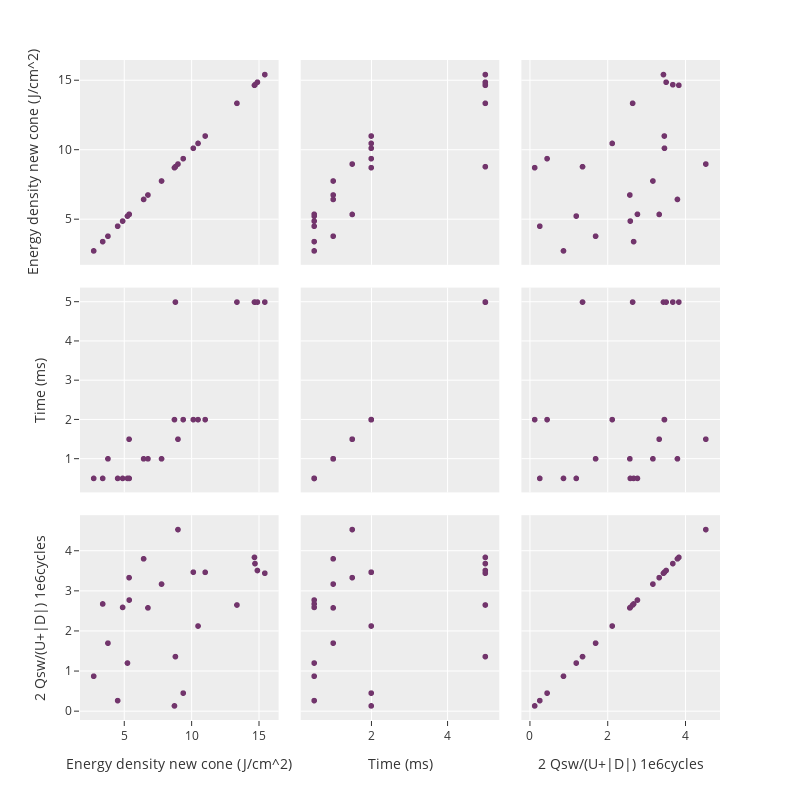

The cell this chart's notebook holds for it:
### Code cell
fe_data = read_dat()
# print(fe_data)
display_data(fe_data)

### Figure 1 — Plotly figure (JSON) as saved in the notebook; plotly's stock layout.template omitted (floating-point values rounded to 4 significant figures)
{"data": [{"dimensions": [{"axis": {"matches": true}, "label": "Energy density new cone (J/cm^2)", "values": [2.73, 3.4, 3.79, 6.44, 5.36, 8.99, 8.8, 14.67, 5.24, 14.89, 10.13, 4.51, 5.37, 4.88, 6.76, 7.77, 8.73, 9.38, 10.48, 11.01, 14.71, 15.44, 13.37]}, {"axis": {"matches": true}, "label": "Time (ms)", "values": [0.5, 0.5, 1, 1, 1.5, 1.5, 5, 5, 0.5, 5, 2, 0.5, 0.5, 0.5, 1, 1, 2, 2, 2, 2, 5, 5, 5]}, {"axis": {"matches": true}, "label": "2 Qsw/(U+|D|) 1e6cycles", "values": [0.873, 2.677, 1.699, 3.805, 3.335, 4.535, 1.363, 3.841, 1.201, 3.514, 3.471, 0.2633, 2.775, 2.591, 2.58, 3.174, 0.1315, 0.4512, 2.127, 3.468, 3.686, 3.446, 2.652]}], "hovertemplate": "%{xaxis.title.text}=%{x}<br>%{yaxis.title.text}=%{y}<extra></extra>", "legendgroup": "", "marker": {"color": "#72356c", "symbol": "circle"}, "name": "", "showlegend": false, "type": "splom"}], "layout": {"legend": {"tracegroupgap": 0}, "margin": {"t": 60}, "dragmode": "select", "width": 800, "height": 800}}
